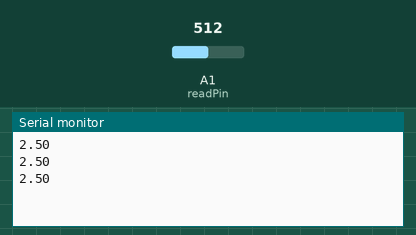
Recording of a sketch running on a simulated Arduino Uno, built with avr-gcc and run on an emulated ATmega328P. Shown: the last lines printed to the serial monitor. The test bench sets the inputs (shaded band); at power-on: A1 (readPin) = 512.

Above: at 1.3 s.
1.4 s: A1 (readPin) set to 716
At 1.9 s:
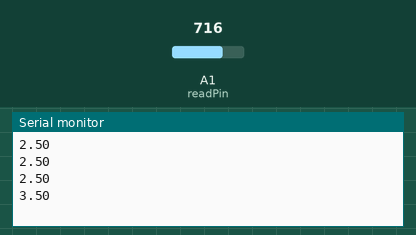
2.9 s: A1 (readPin) set to 900
At 3.4 s:
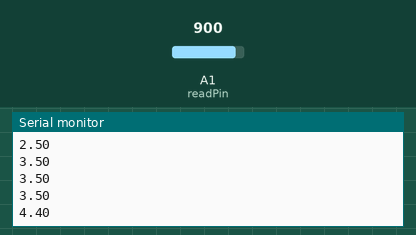
Timing chart, 0 to 5.9 s (numbered marks = the images above; inputs shaded):
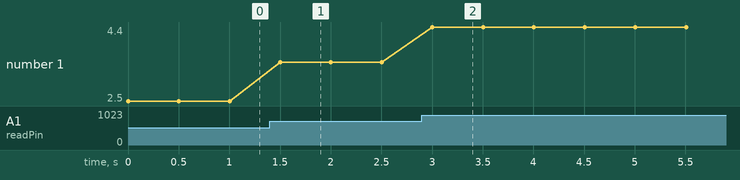

Measured:
- after the input at 1.4 s, the serial monitor: prints a new line after 0.10 s (image 1)
- after the input at 2.9 s, the serial monitor: prints a new line after 0.10 s (image 2)
- plotted number 1: 2.5 → 3.5 after the input at 1.4 s, 3.5 → 4.4 after the input at 2.9 s

The sketch:

01_read_voltage.ino
```cpp
// read voltage from the circuit

int readPin = A1;
int readVal;
float V2=0;
int delayTime = 500;

void setup() {
  pinMode(readPin, INPUT);
  Serial.begin(9600);
}

void loop() {
  readVal = analogRead(readPin);
  V2 = 5./1023.*readVal;
  Serial.println(V2);
  delay(delayTime);

}
```
